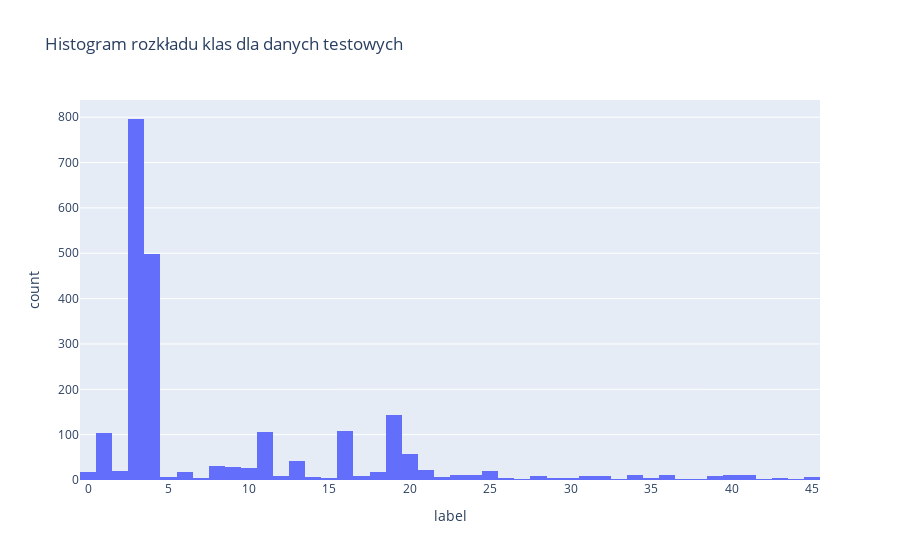

The notebook cell this image was saved under:
### Code cell
# Histogram dla da nych testowych
fig = px.histogram(test_labels, labels={"value":"label"}, title="Histogram rozkładu klas dla danych testowych")
fig.update_layout(showlegend=False)
fig.show()

### Figure 1 — Plotly figure (JSON) as saved in the notebook; plotly's stock layout.template omitted (floating-point values rounded to 4 significant figures; data arrays with more than 128 entries replaced by an {"elided": "..."} marker saying what was removed)
{"data": [{"alignmentgroup": "True", "bingroup": "x", "hovertemplate": "variable=0<br>label=%{x}<br>count=%{y}<extra></extra>", "legendgroup": "0", "marker": {"color": "#636efa", "pattern": {"shape": ""}}, "name": "0", "offsetgroup": "0", "orientation": "v", "showlegend": true, "type": "histogram", "x": {"elided": "2246 int values"}, "xaxis": "x", "yaxis": "y"}], "layout": {"barmode": "relative", "legend": {"title": {"text": "variable"}, "tracegroupgap": 0}, "showlegend": false, "title": {"text": "Histogram rozkładu klas dla danych testowych"}, "xaxis": {"anchor": "y", "domain": [0, 1], "title": {"text": "label"}}, "yaxis": {"anchor": "x", "domain": [0, 1], "title": {"text": "count"}}}}
